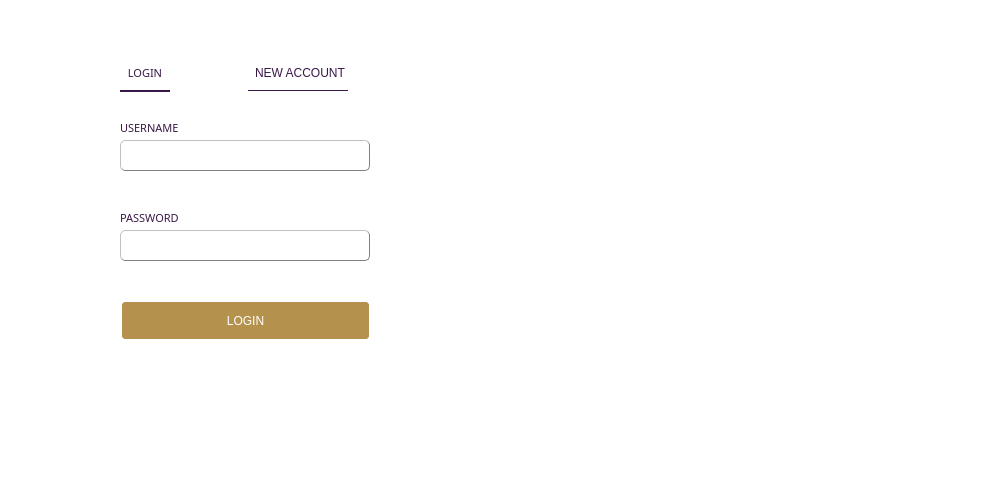
<?xml version="1.0" encoding="UTF-8"?>
<ui version="4.0">
 <class>Form</class>
 <widget class="QWidget" name="Form">
  <property name="geometry">
   <rect>
    <x>0</x>
    <y>0</y>
    <width>1000</width>
    <height>500</height>
   </rect>
  </property>
  <property name="windowTitle">
   <string>Login to Algonquin University</string>
  </property>
  <property name="styleSheet">
   <string notr="true">background-color: white;
</string>
  </property>
  <widget class="QLabel" name="label">
   <property name="geometry">
    <rect>
     <x>120</x>
     <y>120</y>
     <width>191</width>
     <height>16</height>
    </rect>
   </property>
   <property name="font">
    <font>
     <family>Montserrat SemiBold</family>
     <pointsize>8</pointsize>
     <weight>7</weight>
     <italic>false</italic>
     <bold>false</bold>
     <kerning>true</kerning>
    </font>
   </property>
   <property name="styleSheet">
    <string notr="true">color: rgb(57, 24, 71);
font: 63 8pt &quot;Montserrat SemiBold&quot;;
</string>
   </property>
   <property name="text">
    <string>USERNAME</string>
   </property>
  </widget>
  <widget class="QLineEdit" name="pw_f">
   <property name="geometry">
    <rect>
     <x>120</x>
     <y>230</y>
     <width>250</width>
     <height>31</height>
    </rect>
   </property>
   <property name="styleSheet">
    <string notr="true">background-color: rgb(255, 255, 255);
border-style: outset;
border-color: grey;
border-width: 1px;
border-radius: 5px;</string>
   </property>
   <property name="text">
    <string/>
   </property>
   <property name="echoMode">
    <enum>QLineEdit::Password</enum>
   </property>
  </widget>
  <widget class="QLabel" name="label_3">
   <property name="geometry">
    <rect>
     <x>120</x>
     <y>210</y>
     <width>191</width>
     <height>16</height>
    </rect>
   </property>
   <property name="font">
    <font>
     <family>Montserrat SemiBold</family>
     <pointsize>8</pointsize>
     <weight>7</weight>
     <italic>false</italic>
     <bold>false</bold>
     <kerning>true</kerning>
    </font>
   </property>
   <property name="styleSheet">
    <string notr="true">color: rgb(57, 24, 71);
font: 63 8pt &quot;Montserrat SemiBold&quot;;
</string>
   </property>
   <property name="text">
    <string>PASSWORD</string>
   </property>
  </widget>
  <widget class="QLabel" name="login_u">
   <property name="geometry">
    <rect>
     <x>120</x>
     <y>90</y>
     <width>50</width>
     <height>2</height>
    </rect>
   </property>
   <property name="styleSheet">
    <string notr="true">background-color: rgb(57, 24, 71);</string>
   </property>
   <property name="text">
    <string/>
   </property>
  </widget>
  <widget class="QPushButton" name="login_b">
   <property name="geometry">
    <rect>
     <x>120</x>
     <y>300</y>
     <width>251</width>
     <height>41</height>
    </rect>
   </property>
   <property name="styleSheet">
    <string notr="true">background-color: rgb(180, 145, 76);
font: 12pt &quot;Montserrat SemiBold&quot;;
color: white;
border-style: outset;
border-width: 2px;
border-radius: 5px;</string>
   </property>
   <property name="text">
    <string>LOGIN</string>
   </property>
  </widget>
  <widget class="QLabel" name="new_acc_u">
   <property name="geometry">
    <rect>
     <x>248</x>
     <y>90</y>
     <width>100</width>
     <height>1</height>
    </rect>
   </property>
   <property name="styleSheet">
    <string notr="true">background-color: rgb(57, 24, 71);</string>
   </property>
   <property name="text">
    <string/>
   </property>
  </widget>
  <widget class="QLineEdit" name="un_f">
   <property name="geometry">
    <rect>
     <x>120</x>
     <y>140</y>
     <width>250</width>
     <height>31</height>
    </rect>
   </property>
   <property name="styleSheet">
    <string notr="true">background-color: rgb(255, 255, 255);
font-color: black;
border-style: outset;
border-color: grey;
border-width: 1px;
border-radius: 5px;</string>
   </property>
  </widget>
  <widget class="QPushButton" name="na_b">
   <property name="geometry">
    <rect>
     <x>240</x>
     <y>60</y>
     <width>120</width>
     <height>25</height>
    </rect>
   </property>
   <property name="styleSheet">
    <string notr="true">background-color: white;
font: 8pt &quot;Montserrat&quot;;
color: rgb(57, 24, 71);
border-style: outset;</string>
   </property>
   <property name="text">
    <string>NEW ACCOUNT</string>
   </property>
  </widget>
  <widget class="QPushButton" name="login_b_2">
   <property name="geometry">
    <rect>
     <x>120</x>
     <y>60</y>
     <width>50</width>
     <height>25</height>
    </rect>
   </property>
   <property name="font">
    <font>
     <family>Montserrat Semibold</family>
     <pointsize>8</pointsize>
     <weight>50</weight>
     <italic>false</italic>
     <bold>false</bold>
    </font>
   </property>
   <property name="styleSheet">
    <string notr="true">background-color: white;
font: 8pt &quot;Montserrat Semibold&quot;;
color: rgb(57, 24, 71);
border-style: outset;</string>
   </property>
   <property name="text">
    <string>LOGIN</string>
   </property>
  </widget>
 </widget>
 <resources/>
 <connections/>
</ui>
